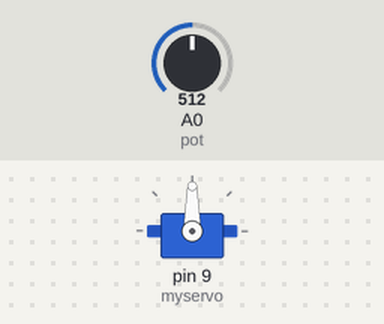
Recording of a sketch running on a simulated Arduino Uno, built with avr-gcc and run on an emulated ATmega328P. Shown: servo. The test bench sets the inputs (shaded band); at power-on: A0 (pot) = 512.

Above: at 1.2 s.
1.3 s: A0 (pot) set to 716
At 1.9 s:
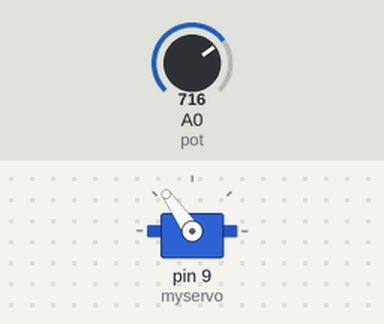
2.8 s: A0 (pot) set to 900
At 3.9 s:
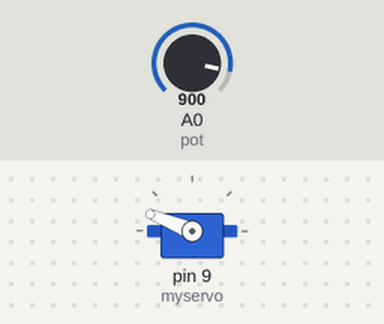
4.3 s: A0 (pot) set to 1023
At 5.4 s:
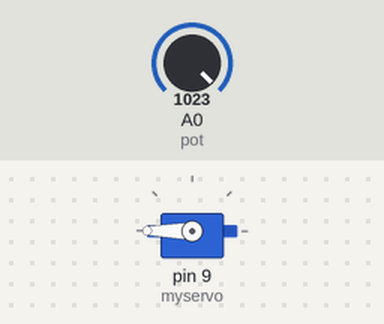
5.8 s: A0 (pot) set to 306
At 6.2 s:
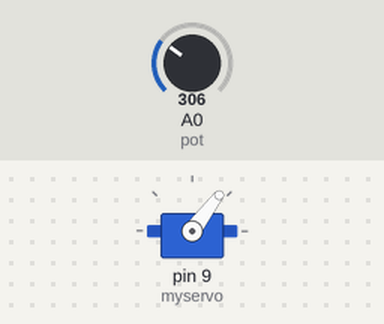
7.3 s: A0 (pot) set to 122
At 7.7 s:
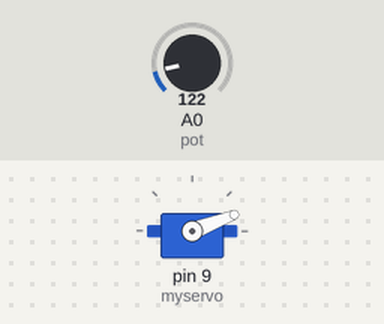
Timing chart, 0 to 9.8 s (numbered marks = the images above; inputs shaded):
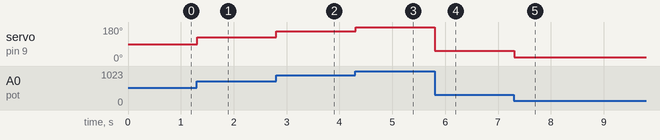

Measured:
- after the input at 1.3 s, servo on pin 9 (myservo): 90° → 125° at once
- after the input at 2.8 s, servo on pin 9 (myservo): 125° → 158° at once
- after the input at 4.3 s, servo on pin 9 (myservo): 158° → 180° at once
- after the input at 5.8 s, servo on pin 9 (myservo): 180° → 53° at once
- after the input at 7.3 s, servo on pin 9 (myservo): 53° → 21° at once

The sketch:

servo_con_potenciometro.ino
```cpp
#include <Servo.h>
#define pot A0
Servo myservo;


int val;

void setup() {
  myservo.attach(9); // pin PWM de servomotor
}

void loop() {
  val = analogRead(pot);  // lectura de potenciometro
  val = map(val, 0, 1023, 0, 180); //traduccion de valor de potenciometro a valor de servomotor
  myservo.write(val);   //ejecutamos la orden de movimiento del servo con el valor traducido
  delay(15);
}
```
